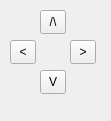
<?xml version="1.0" encoding="UTF-8"?>
<ui version="4.0">
 <class>dcontrolraton</class>
 <widget class="QDialog" name="dcontrolraton">
  <property name="geometry">
   <rect>
    <x>0</x>
    <y>0</y>
    <width>111</width>
    <height>121</height>
   </rect>
  </property>
  <property name="windowTitle">
   <string>Control del Ratón</string>
  </property>
  <widget class="QToolButton" name="btn_abajo">
   <property name="geometry">
    <rect>
     <x>40</x>
     <y>70</y>
     <width>26</width>
     <height>24</height>
    </rect>
   </property>
   <property name="text">
    <string>V</string>
   </property>
  </widget>
  <widget class="QToolButton" name="btn_izquierda">
   <property name="geometry">
    <rect>
     <x>10</x>
     <y>40</y>
     <width>26</width>
     <height>24</height>
    </rect>
   </property>
   <property name="text">
    <string>&lt;</string>
   </property>
  </widget>
  <widget class="QToolButton" name="btn_arriba">
   <property name="geometry">
    <rect>
     <x>40</x>
     <y>10</y>
     <width>26</width>
     <height>24</height>
    </rect>
   </property>
   <property name="text">
    <string>/\</string>
   </property>
  </widget>
  <widget class="QToolButton" name="btn_derecha">
   <property name="geometry">
    <rect>
     <x>70</x>
     <y>40</y>
     <width>26</width>
     <height>24</height>
    </rect>
   </property>
   <property name="text">
    <string>&gt;</string>
   </property>
  </widget>
 </widget>
 <resources/>
 <connections/>
</ui>
